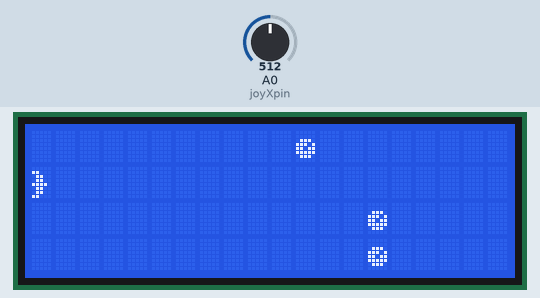
The sketch below on a simulated Arduino Uno, built with avr-gcc and run on an emulated ATmega328P. On the bench: 20×4 character LCD. The inputs (shaded band) are chosen by the test bench; at power-on: A0 (joyXpin) = 512. Random numbers use the default seed unless the sketch sets one; what the sketch prints to the serial monitor is not drawn.

Above: at 1.2 s.
1.3 s: A0 (joyXpin) set to 830
At 1.49 s:
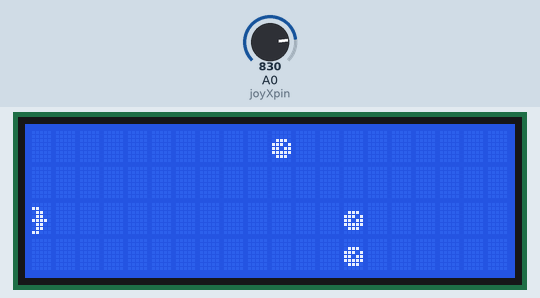
4.3 s: A0 (joyXpin) set to 804
At 7.16 s:
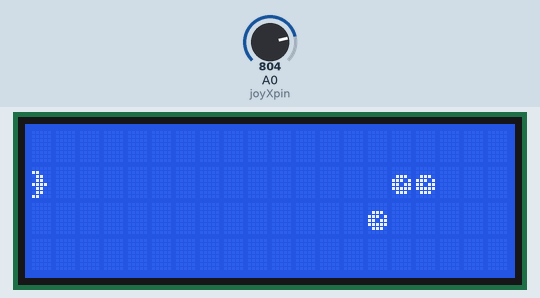
7.3 s: A0 (joyXpin) set to 900
At 7.65 s:
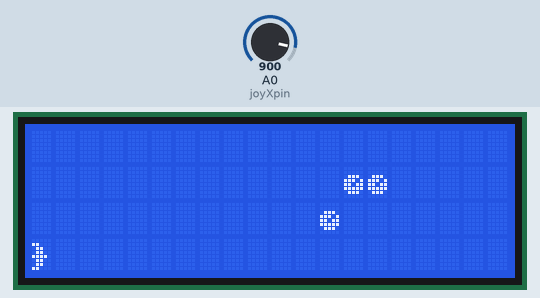
9.5 s: A0 (joyXpin) set to 217
12.5 s: A0 (joyXpin) set to 184
At 23.4 s:
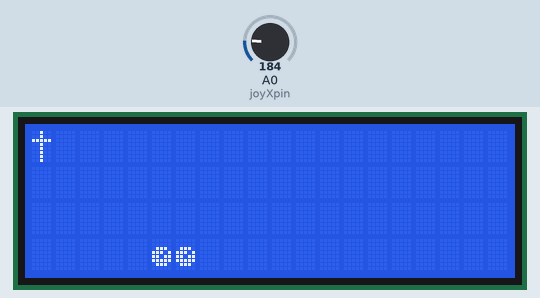

Measured:
- the behaviour switches between 200 and 199 on A0 (joyXpin) (found by bisection; images 3 and 4)
- what the display in image 4 shows lasts 1.0 s, from 22.6 s to 23.6 s

The sketch:

main.ino
```cpp
//
//  $$$$$$\              $$\                                   $$\       $$\        $$$$$$\
// $$  __$$\             $$ |                                  \__|      $$ |      $$  __$$\
// $$ /  $$ | $$$$$$$\ $$$$$$\    $$$$$$\   $$$$$$\   $$$$$$\  $$\  $$$$$$$ |      $$ /  \__| $$$$$$\  $$$$$$\$$$$\   $$$$$$\
// $$$$$$$$ |$$  _____|\_$$  _|  $$  __$$\ $$  __$$\ $$  __$$\ $$ |$$  __$$ |      $$ |$$$$\  \____$$\ $$  _$$  _$$\ $$  __$$\
// $$  __$$ |\$$$$$$\    $$ |    $$$$$$$$ |$$ |  \__|$$ /  $$ |$$ |$$ /  $$ |      $$ |\_$$ | $$$$$$$ |$$ / $$ / $$ |$$$$$$$$ |
// $$ |  $$ | \____$$\   $$ |$$\ $$   ____|$$ |      $$ |  $$ |$$ |$$ |  $$ |      $$ |  $$ |$$  __$$ |$$ | $$ | $$ |$$   ____|
// $$ |  $$ |$$$$$$$  |  \$$$$  |\$$$$$$$\ $$ |      \$$$$$$  |$$ |\$$$$$$$ |      \$$$$$$  |\$$$$$$$ |$$ | $$ | $$ |\$$$$$$$\
// \__|  \__|\_______/    \____/  \_______|\__|       \______/ \__| \_______|       \______/  \_______|\__| \__| \__| \_______|
//

// INCLUDES
#include <pt.h>
#include <LiquidCrystal.h>
LiquidCrystal lcd(2,3,4,5,6,7);

const int nb_asteroids = 3;
static struct pt pt_starship;  // each protothread needs one of these
static struct pt pt_asteroids[nb_asteroids];
static struct pt pt_print;
int buffer[4][20];

// Const
const char initstarshipX = 0;
const char initstarshipY = 1;
const char min_asteroid_x = 15;
const unsigned char min_asteroid_delay = 400;
const unsigned char max_asteroid_delay = 800;
const unsigned char starship_delay = 180;
// chars
const char starship_indexbyte = 0;
const char asteroid_indexbyte = 1;
const char asteroiddead_indexbyte = 6;
const char starshipdead_indexbyte = 7;

//JOYSTICK VARIABLES
const char joyXpin = A0;
const char joyYpin = A1;
const char joyClickpin = 18;
uint16_t joyX;
uint16_t joyY;
bool joyClick;

byte asteroidbyte[8] = {
  0b00000,
  0b00000,
  0b01110,
  0b11101,
  0b11011,
  0b11111,
  0b01110,
  0b00000
};
byte starshipbyte[8] = {
  0b00000,
  0b11000,
  0b01100,
  0b01100,
  0b11110,
  0b01100,
  0b01100,
  0b11000
};
byte starship_deadbyte[8] = {
  0b00100,
  0b00100,
  0b11111,
  0b00100,
  0b00100,
  0b00100,
  0b00100,
  0b00100
};
byte asteroid_deadbyte[8] = {
  0b01000,
  0b01010,
  0b10110,
  0b00101,
  0b01001,
  0b00110,
  0b01010,
  0b10000
};
// INITIALISATION
struct character {
  byte b;
  byte deadbyte;
  int x;
  int y;
  int index_byte;
  int index_deadbyte;
  int delay;
};
struct character *asteroids[nb_asteroids];
struct character *starship;

void init_alloc_asteroids() {
  for(int i=0;i<nb_asteroids;i++) {
    asteroids[i] = (character*) malloc(sizeof(character));
    if(asteroids[i]==NULL) {
      free(asteroids[i]);
      Serial.print("Critical Error. Not enough memory for new asteroid.");
      exit(1);
    }
  }
}

void init_alloc_characters() {
  starship = (character *) malloc(sizeof(character));
  if(starship==NULL) {
    free(starship);
    Serial.println("Critical Error. Not Enough memory.");
    exit(1);
  }
}

void clear_buffer() {
  for(int i=0; i<4; i++) {
    for(int j=0; j<20; j++) {
      buffer[i][j] = 9;
    }
  }
}

void print_buffer() {
  for(int i=0;i<4;i++) {
    for(int j=0;j<20;j++) {
      if(buffer[i][j] == 9) {
        Serial.print(" ");
      } else {
        Serial.print(buffer[i][j]);
      }
      Serial.print(".");
    }
    Serial.println("");
  }
  Serial.println(millis());
}

void update_buffer(int posX, int posY, int indexbyte) {
  buffer[posY][posX] = indexbyte;
}

void init_asteroids() {
  for(int i=0;i<nb_asteroids;i++) {
    asteroids[i]->b = *asteroidbyte;
    asteroids[i]->deadbyte = *asteroid_deadbyte;
    asteroids[i]->index_byte = asteroid_indexbyte;
    asteroids[i]->index_deadbyte = asteroiddead_indexbyte;
    asteroids[i]->x = random(min_asteroid_x, 20);
    asteroids[i]->y = random(4);
    asteroids[i]->delay = random(min_asteroid_delay, max_asteroid_delay);
    update_buffer(asteroids[i]->x, asteroids[i]->y, asteroids[i]->index_byte);
   }
}

void init_characters() {
  """Initialisation of characters, except asteroids (see init_characters()). """;
  """Prints the starship in the screen.""";
  // Starship
  starship->b = *starshipbyte;
  starship->deadbyte = *starship_deadbyte;
  starship->x = initstarshipX;
  starship->y = initstarshipY;
  starship->delay = starship_delay;
  starship->index_byte = starship_indexbyte;
  starship->index_deadbyte = starshipdead_indexbyte;
  update_buffer(starship->x, starship->y, starship->index_byte);
}

void init_display_starship() {
  // Display starship
  init_characters();
  lcd.setCursor(starship->x,starship->y);
  lcd.write(byte(starship->index_byte));
}

void click_pressed() {
  Serial.println("SHOOOOOOT.");
}

void setup() {
  Serial.begin(9600);
  Serial.println("Initialisation...");

  randomSeed(analogRead(A2));
  // Initialisation
  init_alloc_asteroids();
  init_alloc_characters();
  clear_buffer(); // init

  // Characters
  init_asteroids();
  init_characters();

  // LCD
  lcd.begin(20, 4);
  lcd.createChar(asteroid_indexbyte, asteroidbyte);
  lcd.createChar(starship_indexbyte, starshipbyte);
  lcd.createChar(starshipdead_indexbyte, starship_deadbyte);
  lcd.createChar(asteroiddead_indexbyte, asteroid_deadbyte);
  lcd.setCursor(0,0);

  // Display starship at start position
  init_display_starship();

  // Joystick
  pinMode(joyXpin, INPUT);
  pinMode(joyYpin, INPUT);
  pinMode(joyClickpin, INPUT);
  attachInterrupt(digitalPinToInterrupt(joyClickpin), click_pressed, FALLING);

  // ProtoThreads
  for(int i=0;i<nb_asteroids;i++) {
    PT_INIT(&pt_asteroids[i]);
  }
  PT_INIT(&pt_starship);
  PT_INIT(&pt_print);
}

void respawn() {
  clear_buffer();
  init_display_starship();
  init_asteroids();
}

void die(int posY) { // ! hardcode
  Serial.println("You're dead.");
  // destroy old starship
  lcd.setCursor(starship->x, starship->y);
  lcd.write(" ");
  // update and display dead starship
  update_buffer(starship->x, posY, 7);
  lcd.setCursor(starship->x, posY);
  lcd.write(char(7));
  // wait for a sec
  delay(1000);
  // erase deadstarship
  update_buffer(starship->x, posY, 9);
  // write Game Over
  lcd.clear();
  lcd.setCursor(4, 1);
  lcd.write("Game Over");
  // wait for a sec
  delay(1000);
  lcd.clear();
  respawn();
}

void heal(int hearts) {
  Serial.println("Healed");
}

void destroy(int x, int y) {
  buffer[y][x] = 9;
}

void destroy_and_init_single_asteroid(struct character *c) {
  c->x = 20;
  c->y = random(4);
  c->delay = random(400,800);
}

void destroy_buffer(struct character *c) {
  buffer[c->y][c->x] = 9;
}

void set_buffer(int indexbyte, int x, int y) {
  lcd.setCursor(x,y);
  buffer[y][x] = indexbyte;
}

bool is_asteroid(struct character *c) {
  return c->index_byte == asteroids[0]->index_byte;
}

bool is_starship(struct character *c) {
  return c->index_byte == starship->index_byte;
}

void create_heart(int posX, int posY) {
  Serial.println("Created heart.");
}

void destroy_heart(struct character *c) {
  Serial.println("Destroyed heart.");
}

void create_mun(int posX, int posY) {
  Serial.println("Created munition.");
}

bool collision_check(struct character *c, int posX, int posY) {
  /* posX and posY are the next positions (where the character goes)
     The previous is already blank */
  char charact = buffer[posY][posX];
  if(charact != 9) {
    // Asteroid
    if(is_asteroid(c)) {
      // Starship
      if(charact == starship->index_byte) {
        die(posY);
        //destroy_and_init_single_asteroid(c);
      }
      // Asteroid
      /*else if(charact == asteroids[0]->indexbyte) {
        create_heart(posX, posY);
        destroy_and_init_single_asteroid(c);
      }*/
    }
    // Starship
    if(is_starship(c)) {
      // Starship
      if(charact == starship->index_byte) {
        Serial.println("Critical error. Multiple instances of starship detected.");
        exit(1);
      }
      // Asteroid
      else if(charact == asteroids[0]->index_byte) {
        die(posY);
      }
    }
  }
  // outside
  if(posX < 0 || posX > 19 || posY < 0 || posY > 3) {
    // if it's an asteroid
    if(is_asteroid(c)) {
      // respawn it
      destroy_and_init_single_asteroid(c);
    }
    return true;
  }
  return false;
}
void move_asteroid(struct character *c) {
  // Erase old character
  update_buffer(c->x, c->y, 9);
  lcd.setCursor(c->x, c->y);
  lcd.write(" ");
  // Move the asteroid
  (c->x)--;
  // No collisions, so we write the character at new pos
  if(!collision_check(c, c->x, c->y)) {
    update_buffer(c->x, c->y, c->index_byte);
    lcd.setCursor((c->x), (c->y));
    lcd.write(byte(c->index_byte));
  }
}

void move_starship(uint16_t *pos) {
  // Assume that we can move
  // HAUT
  if(*pos > 820) {
    if(!collision_check(starship, starship->x, (starship->y)+1)) {
      update_buffer(starship->x, starship->y, 9);
      lcd.setCursor(starship->x, starship->y);
      lcd.write(" ");
      (starship->y)++;
      // write starship en x, y+1
      update_buffer(starship->x, starship->y, starship->index_byte);
      lcd.setCursor(starship->x, starship->y);
      lcd.write(byte(starship->index_byte));
    }
  }
  // BAS
  if(*pos < 200) {
    if(!collision_check(starship, starship->x, (starship->y)-1)) {
      update_buffer(starship->x, starship->y, 9);
      lcd.setCursor(starship->x, starship->y);
      lcd.write(" ");
      (starship->y)--;
      // write starship en x, y-1
      update_buffer(starship->x, starship->y, starship->index_byte);
      lcd.setCursor(starship->x, starship->y);
      lcd.write(byte(starship->index_byte));
    }
  }
}
static int protothreadasteroids1(struct pt *pt, int delay) {
  static unsigned long timestamp = 0;
  PT_BEGIN(pt);
  while (1) {
    PT_WAIT_UNTIL(pt, millis() - timestamp > delay);
    timestamp = millis();
    move_asteroid(asteroids[0]);
  }
  PT_END(pt);
}

static int protothreadasteroids2(struct pt *pt, int delay) {
  static unsigned long timestamp = 0;
  PT_BEGIN(pt);
  while (1) {
    PT_WAIT_UNTIL(pt, millis() - timestamp > delay);
    timestamp = millis();
    move_asteroid(asteroids[1]);
  }
  PT_END(pt);
}

static int protothreadasteroids3(struct pt *pt, int delay) {
  static unsigned long timestamp = 0;
  PT_BEGIN(pt);
  while (1) {
    PT_WAIT_UNTIL(pt, millis() - timestamp > delay);
    timestamp = millis();
    move_asteroid(asteroids[2]);
  }
  PT_END(pt);
}

static int protothreadprint(struct pt *pt, int delay) {
  static unsigned long timestamp = 0;
  PT_BEGIN(pt);
  while (1) {
    PT_WAIT_UNTIL(pt, millis() - timestamp > delay);
    timestamp = millis();
    print_buffer();
  }
  PT_END(pt);
}

static int protothreadstarship(struct pt *pt, uint16_t *joyX, int delay) {
  static unsigned long timestamp = 0;
  PT_BEGIN(pt);
  while (1) {
    PT_WAIT_UNTIL(pt, (millis() - timestamp > delay));
    timestamp = millis(); //100 = délai entre chaque mouvement du vaisseau
    move_starship(joyX);
  }
  PT_END(pt);
}

void loop() {
  protothreadasteroids1(&(pt_asteroids[0]), asteroids[0]->delay);
  protothreadasteroids2(&(pt_asteroids[1]), asteroids[1]->delay);
  protothreadasteroids3(&(pt_asteroids[2]), asteroids[2]->delay);
  protothreadprint(&pt_print, 250);
  joyX = analogRead(joyXpin);
  if(joyX < 200 || joyX > 820) {
    protothreadstarship(&pt_starship, &joyX, starship->delay);
  }

}
```
